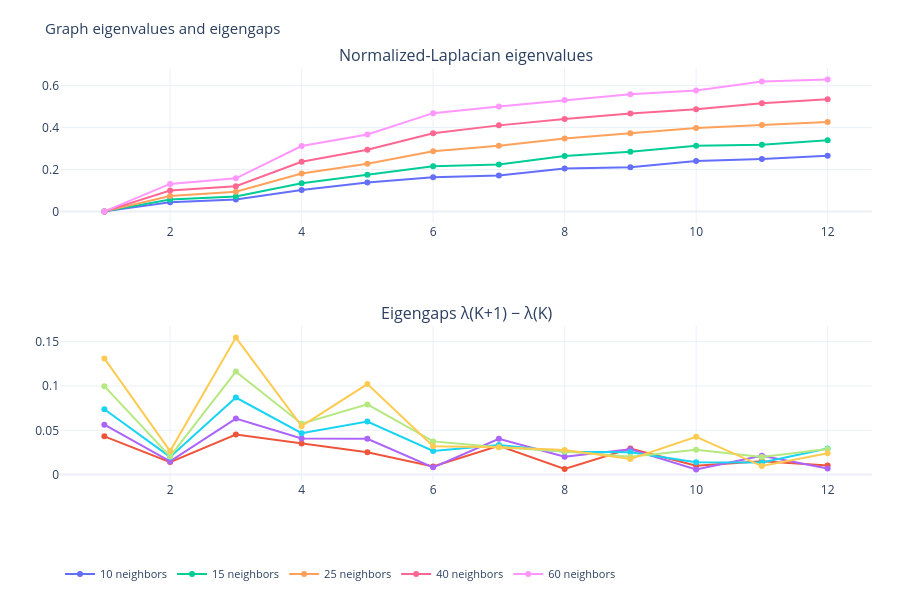

Write notebook code for a chart like this one.
### Markdown cell above
### Eigenvalues and eigengaps

We plot the small normalized-Laplacian eigenvalues above and the differences between eigenvalues K and K+1 below. A large gap supports K graph communities. We compare curves across neighborhood sizes to assess whether the same count recurs under different graph settings. K=1 represents evidence for a single community.

### Code cell
spectrum_plot.update_layout(title="Graph eigenvalues and eigengaps")
show(spectrum_plot, 600)

### Figure 1 — Plotly figure (JSON) as saved in the notebook; plotly's stock layout.template omitted (floating-point values rounded to 4 significant figures)
{"data": [{"legendgroup": "10", "mode": "lines+markers", "name": "10 neighbors", "showlegend": true, "type": "scatter", "x": [1, 2, 3, 4, 5, 6, 7, 8, 9, 10, 11, 12], "xaxis": "x", "y": [2.799e-16, 0.04318, 0.05733, 0.1025, 0.1375, 0.1627, 0.1719, 0.2045, 0.211, 0.2404, 0.2504, 0.2654], "yaxis": "y"}, {"legendgroup": "10", "mode": "lines+markers", "name": "10 neighbors", "showlegend": false, "type": "scatter", "x": [1, 2, 3, 4, 5, 6, 7, 8, 9, 10, 11, 12], "xaxis": "x2", "y": [0.04318, 0.01415, 0.04513, 0.03509, 0.0252, 0.009157, 0.03261, 0.006464, 0.02939, 0.01001, 0.01505, 0.01037], "yaxis": "y2"}, {"legendgroup": "15", "mode": "lines+markers", "name": "15 neighbors", "showlegend": true, "type": "scatter", "x": [1, 2, 3, 4, 5, 6, 7, 8, 9, 10, 11, 12], "xaxis": "x", "y": [-2.025e-16, 0.05627, 0.07121, 0.1344, 0.1752, 0.2156, 0.2239, 0.2643, 0.2844, 0.3129, 0.3187, 0.3398], "yaxis": "y"}, {"legendgroup": "15", "mode": "lines+markers", "name": "15 neighbors", "showlegend": false, "type": "scatter", "x": [1, 2, 3, 4, 5, 6, 7, 8, 9, 10, 11, 12], "xaxis": "x2", "y": [0.05627, 0.01494, 0.0632, 0.04078, 0.04045, 0.008214, 0.04048, 0.02009, 0.02848, 0.005758, 0.02119, 0.006905], "yaxis": "y2"}, {"legendgroup": "25", "mode": "lines+markers", "name": "25 neighbors", "showlegend": true, "type": "scatter", "x": [1, 2, 3, 4, 5, 6, 7, 8, 9, 10, 11, 12], "xaxis": "x", "y": [-1.594e-16, 0.07372, 0.09374, 0.1807, 0.2273, 0.2873, 0.3139, 0.3475, 0.3734, 0.3987, 0.4128, 0.4263], "yaxis": "y"}, {"legendgroup": "25", "mode": "lines+markers", "name": "25 neighbors", "showlegend": false, "type": "scatter", "x": [1, 2, 3, 4, 5, 6, 7, 8, 9, 10, 11, 12], "xaxis": "x2", "y": [0.07372, 0.02002, 0.08693, 0.04668, 0.05997, 0.02661, 0.03354, 0.02591, 0.02534, 0.01404, 0.01359, 0.02947], "yaxis": "y2"}, {"legendgroup": "40", "mode": "lines+markers", "name": "40 neighbors", "showlegend": true, "type": "scatter", "x": [1, 2, 3, 4, 5, 6, 7, 8, 9, 10, 11, 12], "xaxis": "x", "y": [2.273e-16, 0.09985, 0.1203, 0.2366, 0.294, 0.3732, 0.4107, 0.4416, 0.4678, 0.488, 0.516, 0.5359], "yaxis": "y"}, {"legendgroup": "40", "mode": "lines+markers", "name": "40 neighbors", "showlegend": false, "type": "scatter", "x": [1, 2, 3, 4, 5, 6, 7, 8, 9, 10, 11, 12], "xaxis": "x2", "y": [0.09985, 0.0205, 0.1162, 0.05746, 0.07921, 0.0375, 0.03082, 0.02619, 0.02019, 0.02807, 0.01992, 0.0288], "yaxis": "y2"}, {"legendgroup": "60", "mode": "lines+markers", "name": "60 neighbors", "showlegend": true, "type": "scatter", "x": [1, 2, 3, 4, 5, 6, 7, 8, 9, 10, 11, 12], "xaxis": "x", "y": [-2.321e-16, 0.1312, 0.1577, 0.3123, 0.3669, 0.4691, 0.5012, 0.5321, 0.5598, 0.5774, 0.6202, 0.6298], "yaxis": "y"}, {"legendgroup": "60", "mode": "lines+markers", "name": "60 neighbors", "showlegend": false, "type": "scatter", "x": [1, 2, 3, 4, 5, 6, 7, 8, 9, 10, 11, 12], "xaxis": "x2", "y": [0.1312, 0.02654, 0.1546, 0.05464, 0.1021, 0.03212, 0.03086, 0.02774, 0.01765, 0.04273, 0.009643, 0.02404], "yaxis": "y2"}], "layout": {"annotations": [{"font": {"size": 16}, "showarrow": false, "text": "Normalized-Laplacian eigenvalues", "x": 0.5, "xanchor": "center", "xref": "paper", "y": 1.0, "yanchor": "bottom", "yref": "paper"}, {"font": {"size": 16}, "showarrow": false, "text": "Eigengaps λ(K+1) − λ(K)", "x": 0.5, "xanchor": "center", "xref": "paper", "y": 0.375, "yanchor": "bottom", "yref": "paper"}], "autosize": true, "font": {"size": 12}, "height": 600, "legend": {"font": {"size": 11}, "orientation": "h", "x": 0, "y": -0.19, "yanchor": "top"}, "margin": {"b": 70, "l": 60, "r": 28, "t": 68}, "title": {"font": {"size": 15}, "text": "Graph eigenvalues and eigengaps"}, "xaxis": {"anchor": "y", "domain": [0.0, 1.0]}, "xaxis2": {"anchor": "y2", "domain": [0.0, 1.0]}, "yaxis": {"anchor": "x", "domain": [0.625, 1.0]}, "yaxis2": {"anchor": "x2", "domain": [0.0, 0.375]}}}
